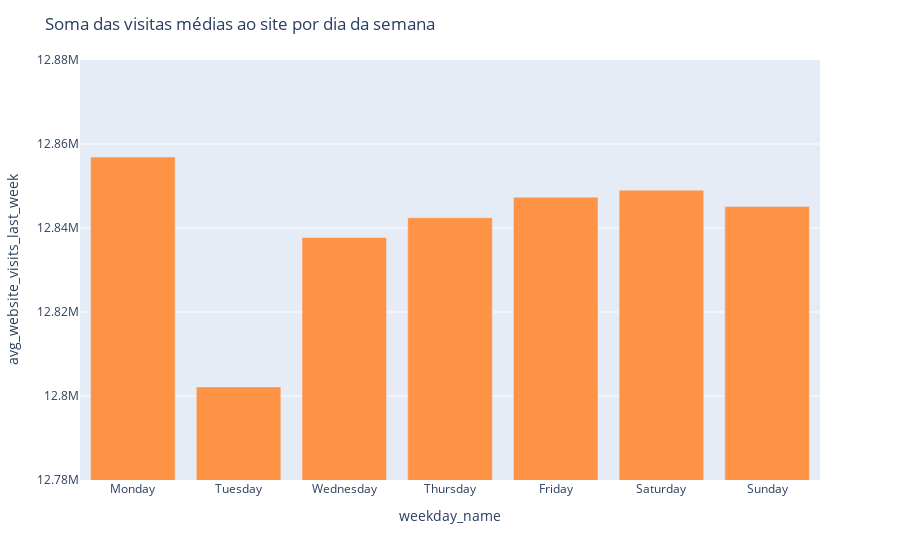

The code cell stored with this chart in its notebook:
### Markdown cell above
### Gráfico de soma das visitas médias ao site por dia da semana

### Code cell
monthly_sales = df_fixed.groupby(['weekday_name'])['avg_website_visits_last_week'].sum().reset_index()
dias_da_semana = ['Monday', 'Tuesday', 'Wednesday', 'Thursday', 'Friday', 'Saturday', 'Sunday']
monthly_sales['weekday_name'] = pd.Categorical(monthly_sales['weekday_name'], categories=dias_da_semana, ordered=True)
monthly_sales = monthly_sales.sort_values('weekday_name')
fig = px.bar(monthly_sales, x='weekday_name', y='avg_website_visits_last_week')
fig.update_layout(title='Soma das visitas médias ao site por dia da semana')
fig.update_yaxes(range=[12780000, 12880000])
fig.update_traces(marker_color='#FF9345')
fig.show()

### Figure 1 — Plotly figure (JSON) as saved in the notebook; plotly's stock layout.template omitted (floating-point values rounded to 4 significant figures)
{"data": [{"alignmentgroup": "True", "hovertemplate": "weekday_name=%{x}<br>avg_website_visits_last_week=%{y}<extra></extra>", "legendgroup": "", "marker": {"color": "#FF9345", "pattern": {"shape": ""}}, "name": "", "offsetgroup": "", "orientation": "v", "showlegend": false, "textposition": "auto", "type": "bar", "x": ["Monday", "Tuesday", "Wednesday", "Thursday", "Friday", "Saturday", "Sunday"], "xaxis": "x", "y": [12860000.0, 12800000.0, 12837760, 12840000.0, 12850000.0, 12850000.0, 12850000.0], "yaxis": "y"}], "layout": {"barmode": "relative", "legend": {"tracegroupgap": 0}, "margin": {"t": 60}, "title": {"text": "Soma das visitas médias ao site por dia da semana"}, "xaxis": {"anchor": "y", "domain": [0, 1], "title": {"text": "weekday_name"}}, "yaxis": {"anchor": "x", "domain": [0, 1], "range": [12780000, 12880000], "title": {"text": "avg_website_visits_last_week"}}}}
